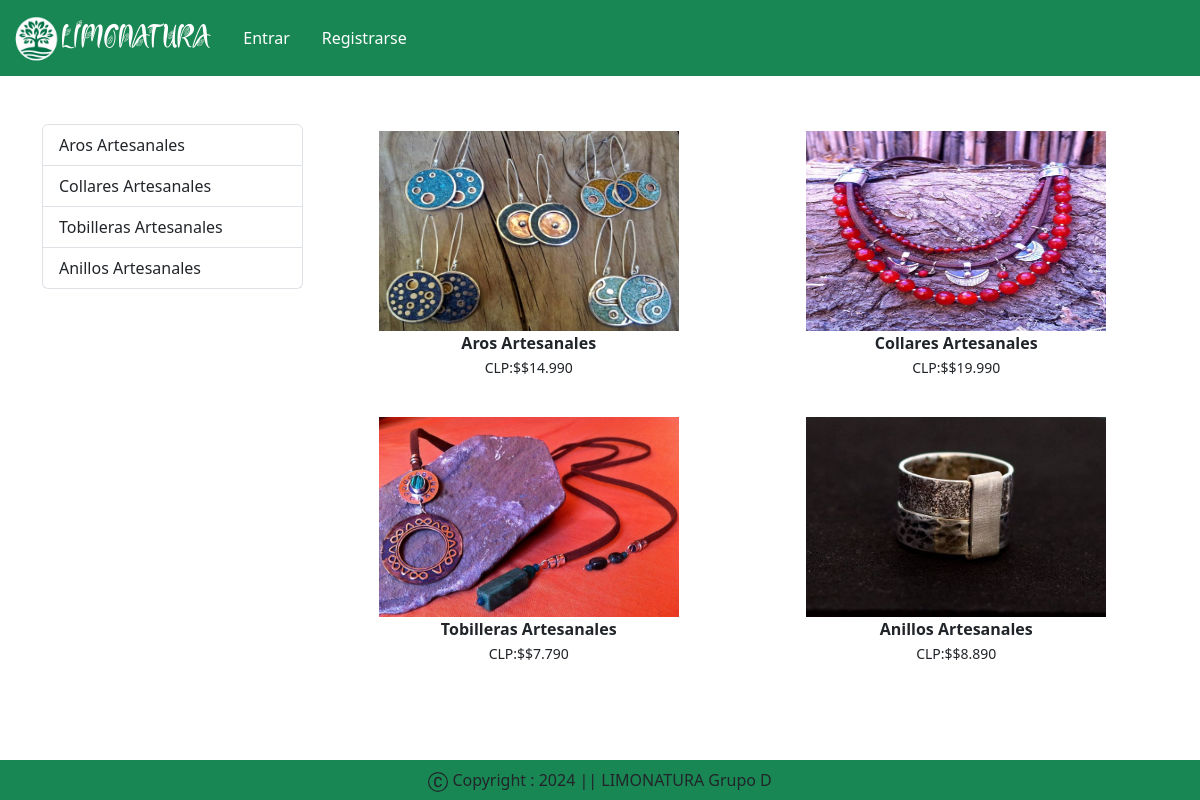
/category/JO, run on the app's committed database.
### miapp/models.py (models this page shows, shortened)
class Product(models.Model):
    nombre = models.CharField(max_length=100)
    precio = models.IntegerField()
    cantidad = models.IntegerField()
    descripcion = models.TextField()
    sku = models.IntegerField(unique=True, blank=True)
    categoria = models.CharField(choices=CATEGORY_CHOICES, max_length=2)
    imagen_producto = models.ImageField(upload_to='product')
    def precio_formateado(self):
        return f"${intcomma(self.precio).replace(',', '.')}"

### miapp/views.py (the view)
# urls.py: path("category/<slug:val>", views.CategoryView.as_view(), name="category"),
class CategoryView(View):
    def get(self, request, val):
        totalitem = 0
        if request.user.is_authenticated:
            totalitem = len(Carrito.objects.filter(user=request.user))
        product = Product.objects.filter(categoria=val)
        title = Product.objects.filter(categoria=val).values('nombre')
        return render(request, "app/category.html", locals())

### miapp/templates/app/category.html (shortened to what this page needs)
{% extends 'app/base.html' %}
{% load static %}
{% block main-content %}
    <div class="container my-5">
        <div class="row">
            <div class="col-sm-3">
                <div class="list-group">
                    {% for val in title %}
                        <a href="{% url 'category-title' val.nombre %}" class="list-group-item list-group-item-action" aria-current="true">{{val.nombre}}</a>
                    {% endfor %}
                </div>
            </div>
            <div class="col-sm-9">
                <div class="row">
                    {% for prod in product %}
                        <div class="col text-center mb-4">
                            <a href="{% url 'product-detail' prod.id %}" class="btn">
                                <div>
                                    <img src="{{prod.imagen_producto.url}}" width="300px" height="200px" />
                                    <div class="fw-bold">{{prod.nombre}}</div>
                                    <small class="fw-light">CLP:${{prod.precio_formateado}}</small>
                                </div>
                            </a>
                        </div>
                    {% endfor %}
                </div>
            </div>
        </div>
    </div>
{% endblock main-content %}

### data on the page
Product: imagen_producto (picture), nombre "Aros Artesanales", precio_formateado "$14.990"
Product: imagen_producto (picture), nombre "Collares Artesanales", precio_formateado "$19.990"
Product: imagen_producto (picture), nombre "Tobilleras Artesanales", precio_formateado "$7.790"
Product: imagen_producto (picture), nombre "Anillos Artesanales", precio_formateado "$8.890"

### other printed values
{{ val.nombre }} "Aros Artesanales" "Collares Artesanales" "Tobilleras Artesanales" "Anillos Artesanales"
